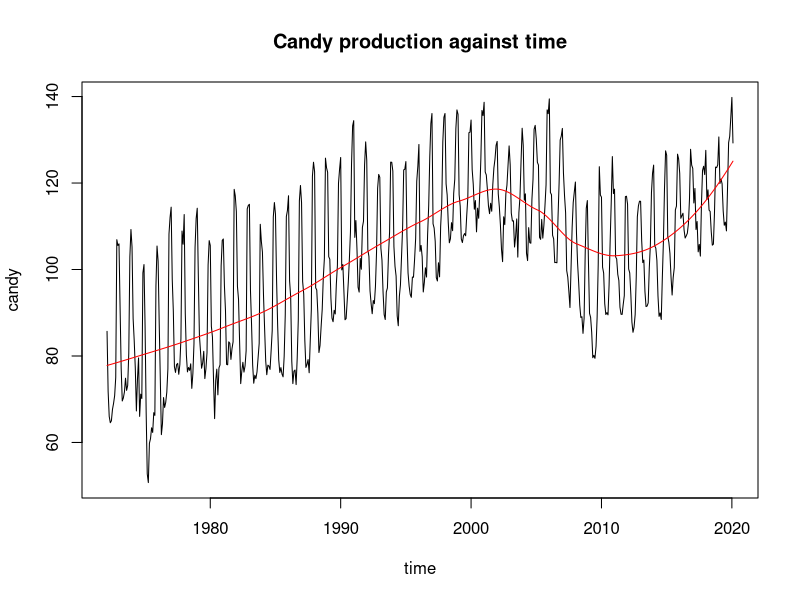
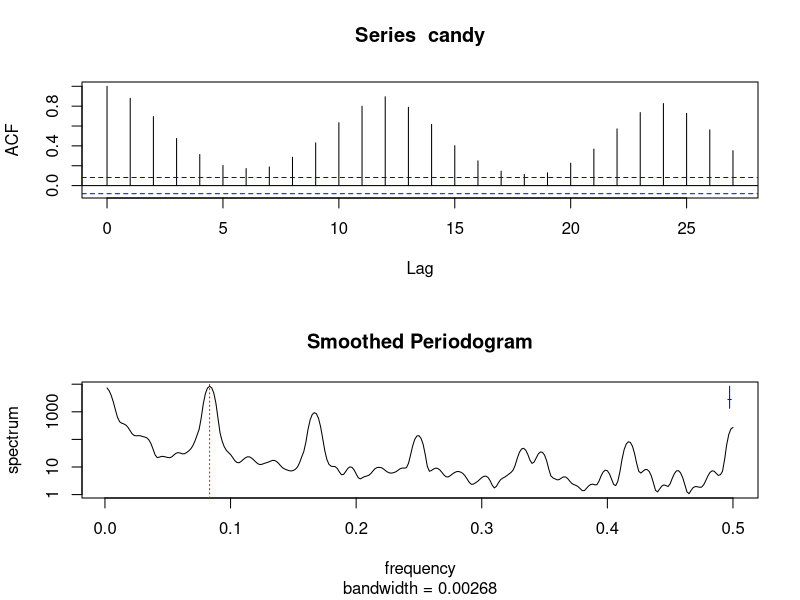
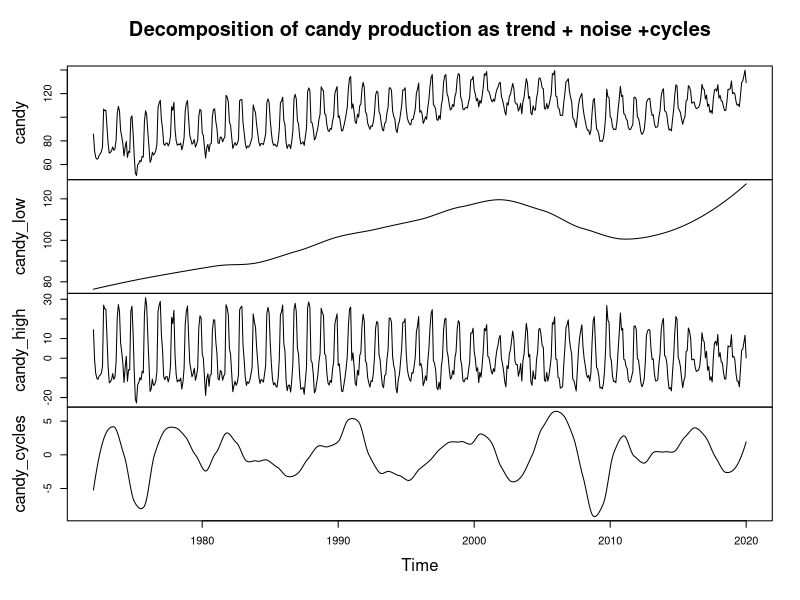
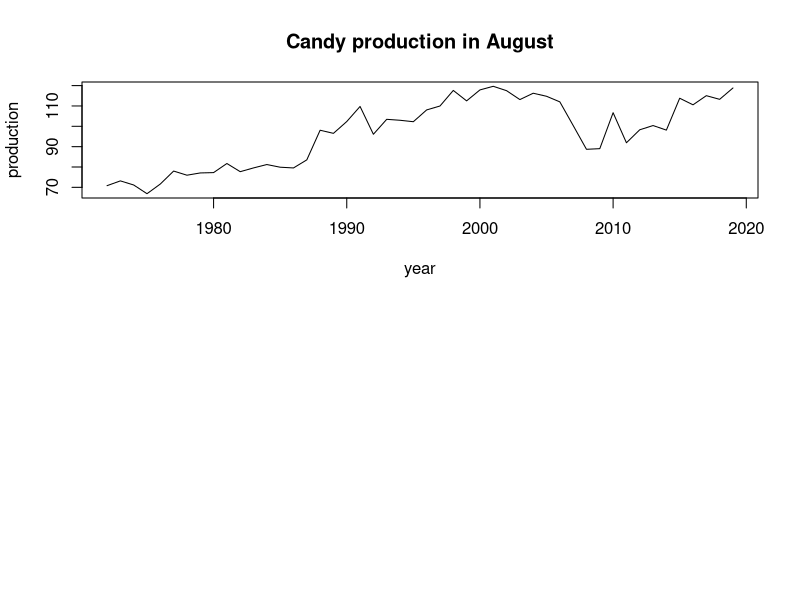
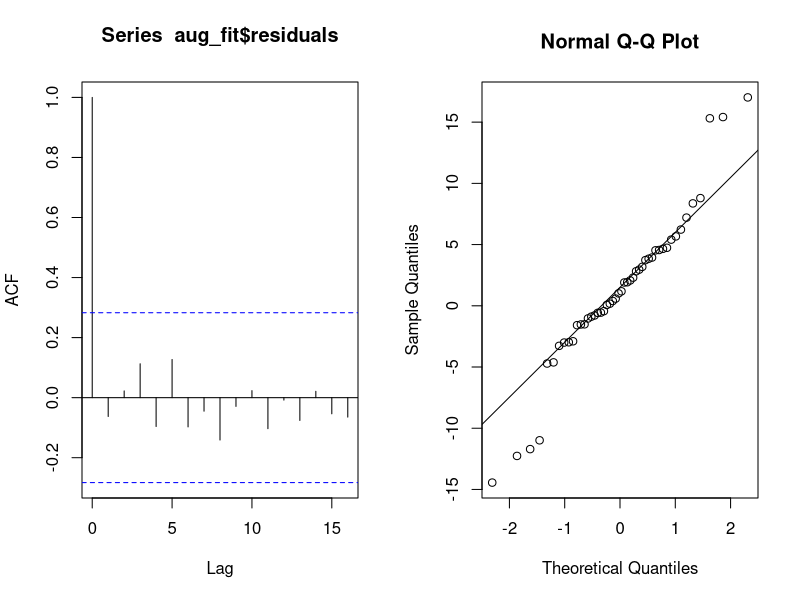
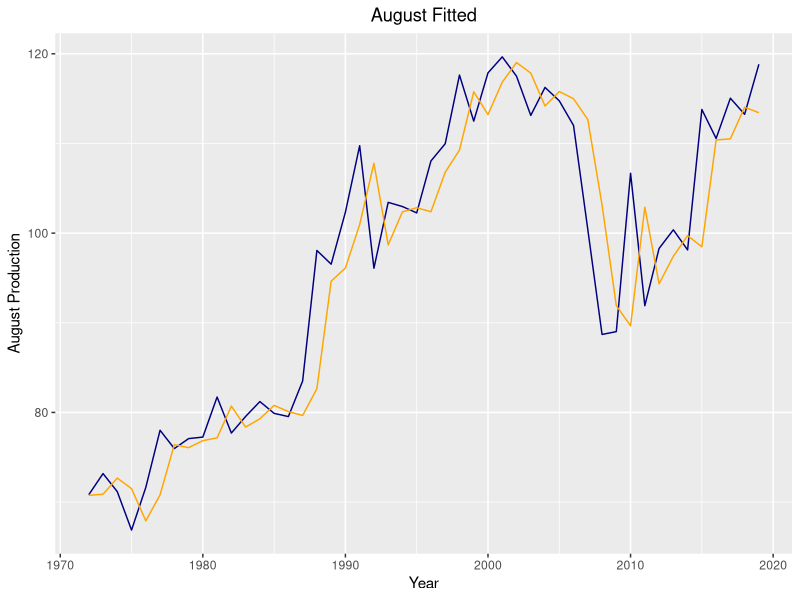
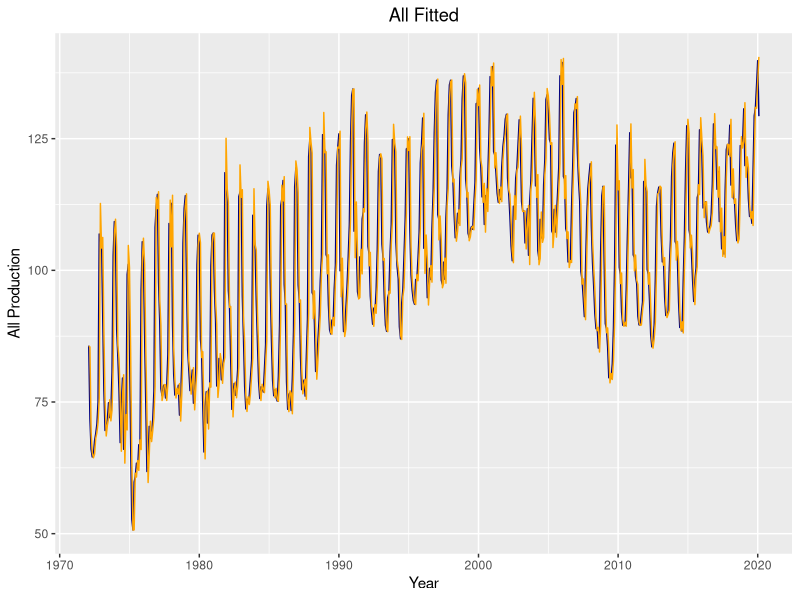
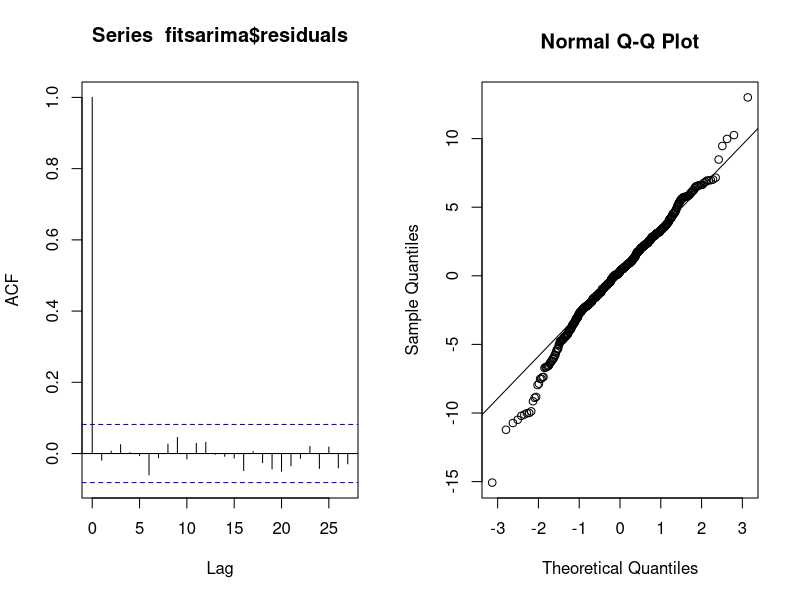

The R script that drew these images, in order:
## ---- chunk 1
knitr::opts_chunk$set(echo = TRUE)
## ---- chunk 2
library(ggplot2)
candy_production <- read.csv("IPG3113N.csv")
head(candy_production,n=5L)
summary(candy_production$IPG3113N)
## ---- chunk 3
candy_production$DATE <- strptime(candy_production$DATE,"%Y-%m-%d")
candy_production$year <- as.numeric(format(candy_production$DATE,format = '%Y'))
candy_production$month <- as.numeric(format(candy_production$DATE,format = '%m'))
candy_production$time <- candy_production$year + candy_production$month/12
head(candy_production,n=5L)
## ---- chunk 4
candy <- candy_production$IPG3113N
time <- candy_production$time
candy_loess <- loess(candy~time,span = 0.5)
plot(candy~ time, type = 'l',main = 'Candy production against time')
lines(candy_loess$x,candy_loess$fitted,type = 'l',col='red')
## ---- chunk 5
par(mfrow=c(2,1))
acf(candy)
can_spe <- spectrum(candy,spans=c(3,5,3),main = 'Smoothed Periodogram')
abline(v=can_spe$freq[which.max(can_spe$spec)],col='red',lty='dotted')
## ---- chunk 6
candy_low <-ts(loess(candy~time,span=0.4)$fitted,start = 1972,frequency = 12)
candy_high <-ts(candy-loess(candy~time,span=0.1)$fitted,start = 1972,frequency = 12)
candy_cycles <- candy - candy_high - candy_low
plot(ts.union(candy,candy_low,candy_high,candy_cycles),main='Decomposition of candy production as trend + noise +cycles')
## ---- chunk 7
augpro <- subset(candy_production,month == 8)
production <- augpro$IPG3113N
year <- augpro$year
plot(production~year,type = 'l',main='Candy production in August')
## ---- chunk 8
aic_table <-function(data,P,Q){
  table <-matrix(NA,(P+1),(Q+1))
  for(p in 0:P){
    for(q in 0:Q){
      table[p+1,q+1] <- arima(data,order =c(p,0,q))$aic
    }
  }
  dimnames(table) <- list(paste("AR",0:P,sep=""),paste("MA",0:Q,sep=""))
  table
}
aug_aic_table <-aic_table(production,4,5)
aug_aic_table
arima(production,order=c(1,0,1))
arima(production,order=c(0,1,1))
## ---- chunk 9
par(mfrow=c(1,2))
aug_fit <- arima(production,order=c(0,1,1))
acf(aug_fit$residuals)
qqnorm(aug_fit$residuals)
qqline(aug_fit$residuals)
## ---- chunk 10
aug <- ggplot(data=augpro) + geom_line(aes(x=year,y=production),col ='navy') + geom_line(aes(x=year,y=production-aug_fit$residuals),col='orange') + labs(title='August Fitted',x='Year',y='August Production') + theme(plot.title = element_text(hjust=0.5))
plot(aug)
all_fit <- arima(candy,order=c(0,1,1))
allp <- ggplot(data=candy_production) + geom_line(aes(x=time,y=candy),col ='navy') + geom_line(aes(x=time,y=candy-all_fit$residuals),col='orange') + labs(title='All Fitted',x='Year',y='All Production') + theme(plot.title = element_text(hjust=0.5))
plot(allp)
## ---- chunk 11
saic_table <-function(data,P,Q){
  table <-matrix(NA,(P+1),(Q+1))
  for(p in 0:P){
    for(q in 0:Q){
      table[p+1,q+1] <- arima(data,order =c(p,0,q),seasonal = list(order=c(0,1,1),period=12))$aic
    }
  }
  dimnames(table) <- list(paste("AR",0:P,sep=""),paste("MA",0:Q,sep=""))
  table
}
candy_saic_table <-saic_table(candy,4,5)
candy_saic_table
## ---- chunk 12
fitsarima <- arima(candy,order=c(4,0,3),seasonal = list(order=c(0,1,1),period=12))
fitsarima
## ---- chunk 13
par(mfrow=c(1,2))
acf(fitsarima$residuals)
qqnorm(fitsarima$residuals)
qqline(fitsarima$residuals)
## ---- chunk 14
allp <- ggplot(data=candy_production) + geom_line(aes(x=time,y=candy),col ='navy') + geom_line(aes(x=time,y=candy-fitsarima$residuals),col='orange') + labs(title='SARIMA Fitted',x='Time',y='Candy Production') + theme(plot.title = element_text(hjust=0.5))
plot(allp)
